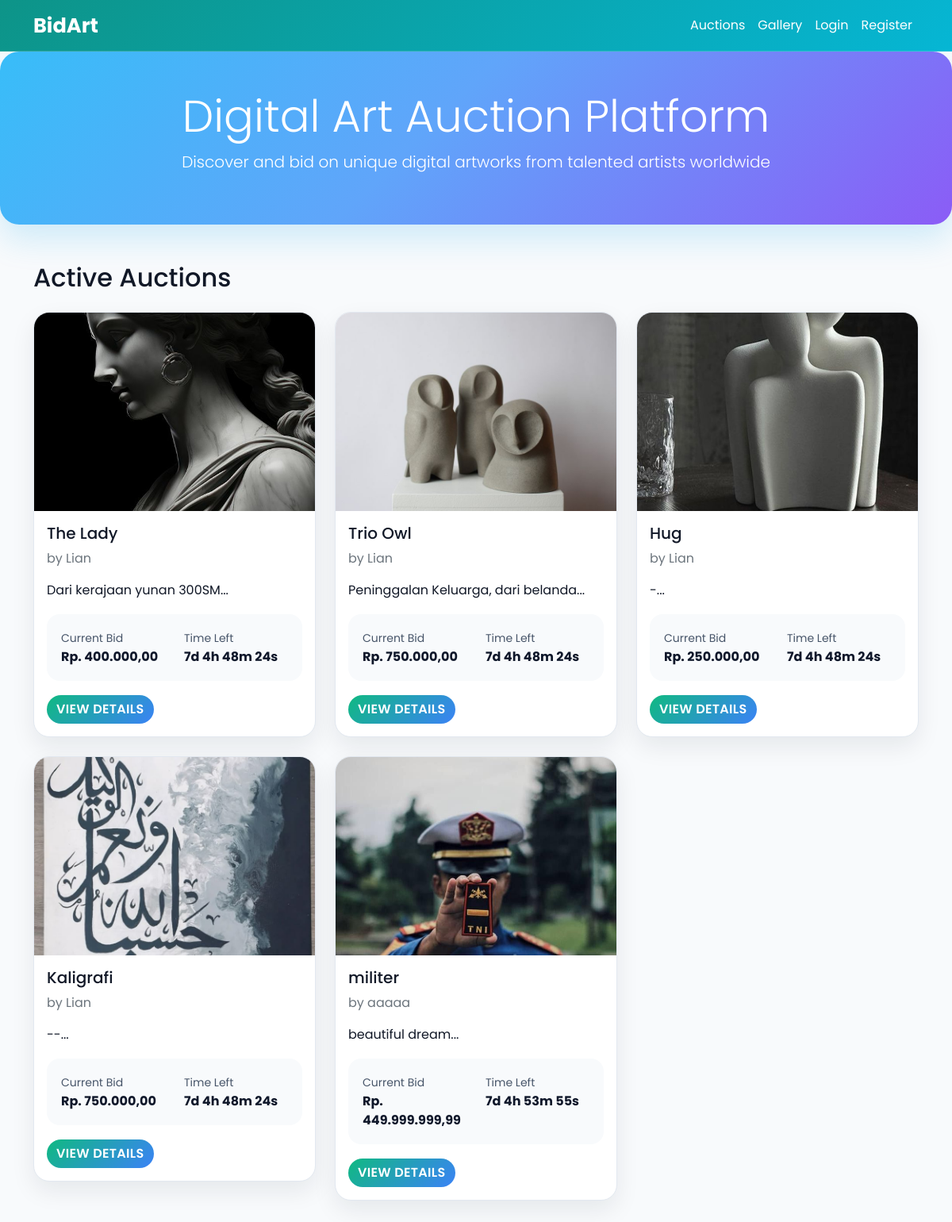
The page / on the database its author committed.
### tables this page shows
CREATE TABLE `auctions` (
  `id` int NOT NULL AUTO_INCREMENT,
  `artwork_id` int NOT NULL,
  `starting_price` decimal(15,2) NOT NULL,
  `current_price` decimal(15,2) NOT NULL,
  `start_time` datetime NOT NULL,
  `end_time` datetime NOT NULL,
  `status` enum('active','closed','cancelled') DEFAULT 'active',
  `winner_id` int DEFAULT NULL,
  `created_at` timestamp NULL DEFAULT CURRENT_TIMESTAMP,
  PRIMARY KEY (`id`),
  KEY `artwork_id` (`artwork_id`),
  KEY `winner_id` (`winner_id`),
  CONSTRAINT `auctions_ibfk_1` FOREIGN KEY (`artwork_id`) REFERENCES `artworks` (`id`) ON DELETE CASCADE,
  CONSTRAINT `auctions_ibfk_2` FOREIGN KEY (`winner_id`) REFERENCES `users` (`id`) ON DELETE SET NULL
);

CREATE TABLE `artworks` (
  `id` int NOT NULL AUTO_INCREMENT,
  `title` varchar(200) NOT NULL,
  `description` text,
  `artist_id` int NOT NULL,
  `image_path` varchar(500) DEFAULT NULL,
  `created_at` timestamp NULL DEFAULT CURRENT_TIMESTAMP,
  PRIMARY KEY (`id`),
  KEY `artist_id` (`artist_id`),
  CONSTRAINT `artworks_ibfk_1` FOREIGN KEY (`artist_id`) REFERENCES `users` (`id`) ON DELETE CASCADE
);

CREATE TABLE `users` (
  `id` int NOT NULL AUTO_INCREMENT,
  `username` varchar(50) NOT NULL,
  `email` varchar(100) NOT NULL,
  `password` varchar(255) NOT NULL,
  `full_name` varchar(100) NOT NULL,
  `role` enum('artist','buyer','admin') NOT NULL,
  `balance` decimal(15,2) DEFAULT '0.00',
  `created_at` timestamp NULL DEFAULT CURRENT_TIMESTAMP,
  `updated_at` timestamp NULL DEFAULT CURRENT_TIMESTAMP ON UPDATE CURRENT_TIMESTAMP,
  PRIMARY KEY (`id`),
  UNIQUE KEY `username` (`username`),
  UNIQUE KEY `email` (`email`)
);

### index.php (the view, shortened to what this page needs)
<?php
require_once 'config/db.php';
$query = "SELECT a.*, ar.title, ar.description, ar.image_path, u.full_name as artist_name,
            TIMESTAMPDIFF(SECOND, NOW(), a.end_time) as time_remaining
            FROM auctions a
            JOIN artworks ar ON a.artwork_id = ar.id
            JOIN users u ON ar.artist_id = u.id
            WHERE a.status = 'active' AND a.end_time > NOW()
            ORDER BY a.end_time ASC";
$result = $conn->query($query);
?>
<!DOCTYPE html>
<html lang="en">
<head>
    <link href="https://cdn.jsdelivr.net/npm/bootstrap@5.1.3/dist/css/bootstrap.min.css" rel="stylesheet">
    <link href="assets/css/style.css" rel="stylesheet">
</head>
<body>
    <nav class="navbar navbar-expand-lg navbar-dark">
        <div class="container">
            <a class="navbar-brand" href="index.php">BidArt</a>
            <div class="navbar-nav ms-auto">
                <a class="nav-link active" href="index.php">Auctions</a>
                <a class="nav-link" href="gallery.php">Gallery</a>
                <?php if (isset($_SESSION['user_id'])): ?>
                    <a class="nav-link" href="views/<?php echo $_SESSION['role']; ?>/dashboard.php">Dashboard</a>
                    <?php if ($_SESSION['role'] === 'artist'): ?>
                        <a class="nav-link" href="views/artist/manage_images.php">Manage Images</a>
                    <?php endif; ?>
                    <a class="nav-link" href="middlewares/logout.php">Logout</a>
                <?php else: ?>
                    <a class="nav-link" href="views/auth/login.php">Login</a>
                    <a class="nav-link" href="views/auth/register.php">Register</a>
                <?php endif; ?>
            </div>
        </div>
    </nav>
    <div class="hero-section text-white py-5">
        <div class="container text-center">
            <h1 class="display-4">Digital Art Auction Platform</h1>
            <p class="lead">Discover and bid on unique digital artworks from talented artists worldwide</p>
        </div>
    </div>
    <div class="container my-5">
        <h2 class="mb-4">Active Auctions</h2>
        <div class="row">
            <?php if ($result && $result->num_rows > 0): ?>
                <?php while ($auction = $result->fetch_assoc()): ?>
                    <div class="col-md-4 mb-4">
                        <div class="card auction-card">
                            <img src="<?php echo htmlspecialchars($auction['image_path'] ?: 'assets/images/placeholder.jpg'); ?>"
                                class="card-img-top" alt="<?php echo htmlspecialchars($auction['title']); ?>" style="height: 250px; object-fit: cover;">
                            <div class="card-body">
                                <h5 class="card-title"><?php echo htmlspecialchars($auction['title']); ?></h5>
                                <p class="card-text text-muted">by <?php echo htmlspecialchars($auction['artist_name']); ?></p>
                                <p class="card-text"><?php echo htmlspecialchars(substr($auction['description'], 0, 100)) . '...'; ?></p>
                                <div class="auction-info">
                                    <div class="row">
                                        <div class="col-6">
                                            <small class="text-muted">Current Bid</small>
                                            <div class="fw-bold text-success">Rp. <?php echo number_format($auction['current_price'], 2, ',', '.'); ?></div>
                                        </div>
                                        <div class="col-6">
                                            <small class="text-muted">Time Left</small>
                                            <div class="fw-bold text-danger countdown" data-time="<?php echo $auction['time_remaining']; ?>">
                                            </div>
                                        </div>
                                    </div>
                                </div>
                                <div class="mt-3">
                                    <a href="auction_details.php?id=<?php echo $auction['id']; ?>" class="btn ">View Details</a>
                                </div>
                            </div>
                        </div>
                    </div>
                <?php endwhile; ?>
            <?php endif; ?>
        </div>
    </div>
</body>
</html>

### assets/css/style.css (style rules this page uses)
* { font-family: "Poppins", sans-serif; box-sizing: border-box; }
body { background: #f8fafc; color: #111827; overflow-y: scroll; }
a { color: #0f172a; }
.hero-section { background: linear-gradient(135deg, #38bdf8 0%, #60a5fa 45%, #8b5cf6 100%); border-radius: 24px; box-shadow: 0 18px 40px rgba(14, 165, 233, 0.18); }
.navbar { background: linear-gradient(135deg, #0d9488 0%, #06b6d4 100%); border-bottom: 1px solid rgba(255, 255, 255, 0.18); }
.navbar-dark .navbar-brand, .navbar-dark .navbar-nav .nav-link { color: #ffffff !important; }
.auction-card { transition: transform 0.3s ease, box-shadow 0.3s ease; border: 1px solid #e2e8f0; border-radius: 20px; overflow: hidden; box-shadow: 0 12px 30px rgba(15, 23, 42, 0.08); background: #ffffff; }
.navbar-brand { font-weight: 700; font-size: 1.6rem; }
.card-img-top { transition: transform 0.4s ease; }
.auction-info { background-color: #f8fafc; padding: 18px; border-radius: 16px; margin: 18px 0; color: #1e293b; }
.auction-info small, .auction-info .text-muted { color: #475569 !important; }
.auction-info .fw-bold { color: #0f172a !important; }
.btn { border-radius: 999px; font-weight: 600; background: linear-gradient(135deg, #10b981 0%, #3b82f6 100%) !important; color: white !important; border: none; text-transform: uppercase; letter-spacing: 0.02em; }

### rows shown on the page
auctions: artwork.image_path (picture), artwork.title "The Lady", users.full_name "Lian", artwork.description "Dari kerajaan yunan 300SM", current_price "400.000,00"
auctions: artwork.image_path (picture), artwork.title "Trio Owl", users.full_name "Lian", artwork.description "Peninggalan Keluarga, dari belanda", current_price "750.000,00"
auctions: artwork.image_path (picture), artwork.title "Hug", users.full_name "Lian", artwork.description "-", current_price "250.000,00"
auctions: artwork.image_path (picture), artwork.title "Kaligrafi", users.full_name "Lian", artwork.description "--", current_price "750.000,00"
auctions: artwork.image_path (picture), artwork.title "militer", users.full_name "aaaaa", artwork.description "beautiful dream", current_price "449.999.999,99"
